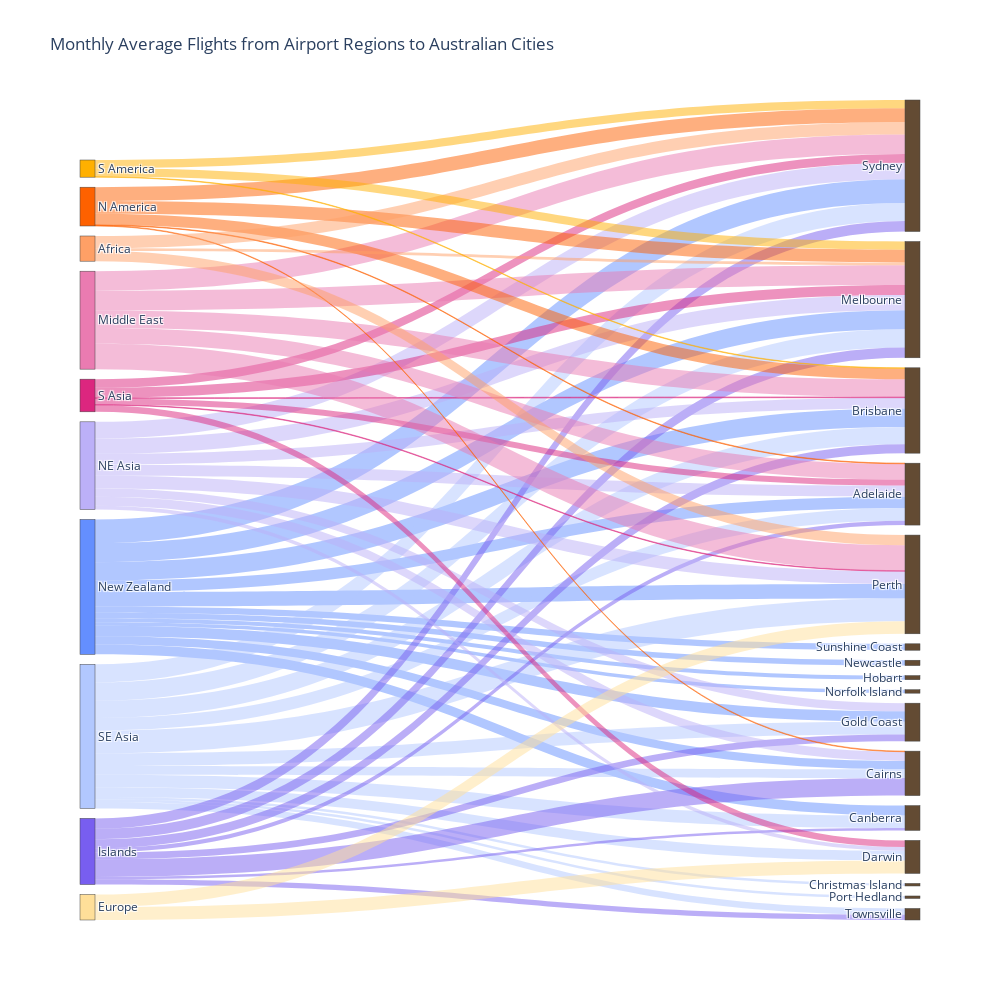

The cell this chart's notebook holds for it:
### Markdown cell above
# Route Analysis With Sankey Diagram

### Code cell
import plotly.graph_objects as go

route_data = df.groupby(['port_region', 'australian_city']).agg({'all_flights': 'mean'}).reset_index()

route_data['port_region'] = pd.Categorical(route_data['port_region'], route_data['port_region'].value_counts().index.to_list())
route_data['australian_city'] = pd.Categorical(route_data['australian_city'], route_data['australian_city'].value_counts().index.to_list())
route_data.sort_values(['port_region', 'australian_city'], inplace = True)
route_data = route_data.reset_index(drop=True)

port_regions = route_data['port_region'].unique().tolist()
australian_cities = route_data['australian_city'].unique().tolist()

region_to_index = {region: i for i, region in enumerate(port_regions)}
city_to_index = {city: i + len(port_regions) for i, city in enumerate(australian_cities)}

sources = [region_to_index[row['port_region']] for _, row in route_data.iterrows()]
targets = [city_to_index[row['australian_city']] for _, row in route_data.iterrows()]
values = route_data['all_flights'].tolist()

def hex_to_rgba(hex_color, opacity):
    hex_color = hex_color.lstrip('#')
    return f'rgba({int(hex_color[0:2], 16)}, {int(hex_color[2:4], 16)}, {int(hex_color[4:6], 16)}, {opacity})'

node_color_list = color_palette + [brown_color] * len(city_to_index)
link_colors = [hex_to_rgba(node_color_list[source], 0.5) for source in sources]

labels = port_regions + australian_cities

fig = go.Figure(data=[go.Sankey(
    node=dict(
        pad=10,
        thickness=15,
        line=dict(width=0.5),
        label=labels,
        color=node_color_list
    ),
    link=dict(
        source=sources,
        target=targets,
        value=values,
        color=link_colors
    )
)])

fig.update_layout(
    title_text="Monthly Average Flights from Airport Regions to Australian Cities",
    width = 1000,
    height = 1000
)

fig.show()

### Figure 1 — Plotly figure (JSON) as saved in the notebook; plotly's stock layout.template omitted (floating-point values rounded to 4 significant figures)
{"data": [{"link": {"color": ["rgba(100, 143, 255, 0.5)", "rgba(100, 143, 255, 0.5)", "rgba(100, 143, 255, 0.5)", "rgba(100, 143, 255, 0.5)", "rgba(100, 143, 255, 0.5)", "rgba(100, 143, 255, 0.5)", "rgba(100, 143, 255, 0.5)", "rgba(100, 143, 255, 0.5)", "rgba(100, 143, 255, 0.5)", "rgba(100, 143, 255, 0.5)", "rgba(100, 143, 255, 0.5)", "rgba(100, 143, 255, 0.5)", "rgba(178, 200, 255, 0.5)", "rgba(178, 200, 255, 0.5)", "rgba(178, 200, 255, 0.5)", "rgba(178, 200, 255, 0.5)", "rgba(178, 200, 255, 0.5)", "rgba(178, 200, 255, 0.5)", "rgba(178, 200, 255, 0.5)", "rgba(178, 200, 255, 0.5)", "rgba(178, 200, 255, 0.5)", "rgba(178, 200, 255, 0.5)", "rgba(178, 200, 255, 0.5)", "rgba(178, 200, 255, 0.5)", "rgba(120, 94, 240, 0.5)", "rgba(120, 94, 240, 0.5)", "rgba(120, 94, 240, 0.5)", "rgba(120, 94, 240, 0.5)", "rgba(120, 94, 240, 0.5)", "rgba(120, 94, 240, 0.5)", "rgba(120, 94, 240, 0.5)", "rgba(120, 94, 240, 0.5)", "rgba(188, 176, 248, 0.5)", "rgba(188, 176, 248, 0.5)", "rgba(188, 176, 248, 0.5)", "rgba(188, 176, 248, 0.5)", "rgba(188, 176, 248, 0.5)", "rgba(188, 176, 248, 0.5)", "rgba(188, 176, 248, 0.5)", "rgba(188, 176, 248, 0.5)", "rgba(220, 38, 127, 0.5)", "rgba(220, 38, 127, 0.5)", "rgba(220, 38, 127, 0.5)", "rgba(220, 38, 127, 0.5)", "rgba(220, 38, 127, 0.5)", "rgba(220, 38, 127, 0.5)", "rgba(234, 123, 177, 0.5)", "rgba(234, 123, 177, 0.5)", "rgba(234, 123, 177, 0.5)", "rgba(234, 123, 177, 0.5)", "rgba(234, 123, 177, 0.5)", "rgba(254, 97, 0, 0.5)", "rgba(254, 97, 0, 0.5)", "rgba(254, 97, 0, 0.5)", "rgba(254, 97, 0, 0.5)", "rgba(254, 97, 0, 0.5)", "rgba(255, 160, 102, 0.5)", "rgba(255, 160, 102, 0.5)", "rgba(255, 160, 102, 0.5)", "rgba(255, 176, 0, 0.5)", "rgba(255, 176, 0, 0.5)", "rgba(255, 176, 0, 0.5)", "rgba(255, 223, 153, 0.5)", "rgba(255, 223, 153, 0.5)"], "source": [0, 0, 0, 0, 0, 0, 0, 0, 0, 0, 0, 0, 1, 1, 1, 1, 1, 1, 1, 1, 1, 1, 1, 1, 2, 2, 2, 2, 2, 2, 2, 2, 3, 3, 3, 3, 3, 3, 3, 3, 4, 4, 4, 4, 4, 4, 5, 5, 5, 5, 5, 6, 6, 6, 6, 6, 7, 7, 7, 8, 8, 8, 9, 9], "target": [10, 11, 12, 13, 14, 15, 16, 17, 18, 19, 20, 21, 10, 11, 12, 13, 14, 15, 22, 16, 17, 23, 24, 25, 10, 11, 12, 14, 15, 16, 17, 23, 10, 11, 12, 13, 14, 15, 22, 16, 10, 11, 12, 13, 14, 22, 10, 11, 12, 13, 14, 10, 11, 12, 14, 15, 10, 11, 13, 10, 11, 12, 13, 22], "value": [31.75, 39.34, 30.4, 23.95, 19.22, 13.74, 17.29, 16.5, 6.857, 8.938, 5.745, 10.72, 30.36, 30.05, 28.77, 37.86, 20.85, 14.59, 16.38, 21.12, 20.77, 10.55, 4.25, 4.14, 17.18, 17.44, 14.98, 7.213, 29.41, 11.16, 4, 8.639, 25.31, 27.78, 18.17, 21.29, 18.46, 15.26, 6, 13.6, 16.64, 14.23, 1.25, 1, 10.1, 11.14, 32.68, 32.56, 29.29, 42.32, 26.18, 21.2, 23.15, 18.21, 1, 1, 4.701, 20.37, 16.87, 13.69, 13.92, 1, 21, 21.44]}, "node": {"color": ["#648FFF", "#B2C8FF", "#785EF0", "#BCB0F8", "#DC267F", "#EA7BB1", "#FE6100", "#FFA066", "#FFB000", "#FFDF99", "#634B33", "#634B33", "#634B33", "#634B33", "#634B33", "#634B33", "#634B33", "#634B33", "#634B33", "#634B33", "#634B33", "#634B33", "#634B33", "#634B33", "#634B33", "#634B33"], "label": ["New Zealand", "SE Asia", "Islands", "NE Asia", "S Asia", "Middle East", "N America", "Africa", "S America", "Europe", "Melbourne", "Sydney", "Brisbane", "Perth", "Adelaide", "Cairns", "Gold Coast", "Canberra", "Hobart", "Newcastle", "Norfolk Island", "Sunshine Coast", "Darwin", "Townsville", "Christmas Island", "Port Hedland"], "line": {"width": 0.5}, "pad": 10, "thickness": 15}, "type": "sankey"}], "layout": {"height": 1000, "title": {"text": "Monthly Average Flights from Airport Regions to Australian Cities"}, "width": 1000}}
